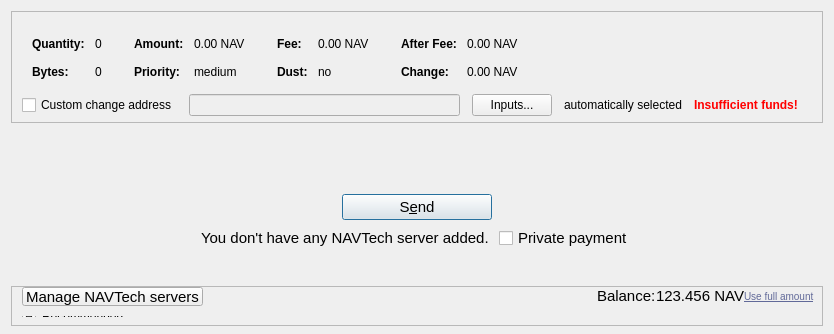
<?xml version="1.0" encoding="UTF-8"?>
<ui version="4.0">
 <class>SendCoinsDialog</class>
 <widget class="QDialog" name="SendCoinsDialog">
  <property name="geometry">
   <rect>
    <x>0</x>
    <y>0</y>
    <width>857</width>
    <height>0</height>
   </rect>
  </property>
  <property name="windowTitle">
   <string>Send Coins</string>
  </property>
  <property name="styleSheet">
   <string notr="true"/>
  </property>
  <layout class="QVBoxLayout" name="verticalLayout" stretch="0,0,0,0">
   <property name="bottomMargin">
    <number>8</number>
   </property>
   <item>
    <widget class="QFrame" name="frameCoinControl">
     <property name="sizePolicy">
      <sizepolicy hsizetype="Expanding" vsizetype="Expanding">
       <horstretch>0</horstretch>
       <verstretch>0</verstretch>
      </sizepolicy>
     </property>
     <property name="maximumSize">
      <size>
       <width>16777215</width>
       <height>16777215</height>
      </size>
     </property>
     <property name="frameShape">
      <enum>QFrame::StyledPanel</enum>
     </property>
     <property name="frameShadow">
      <enum>QFrame::Sunken</enum>
     </property>
     <layout class="QVBoxLayout" name="verticalLayoutCoinControl2">
      <property name="spacing">
       <number>0</number>
      </property>
      <property name="leftMargin">
       <number>0</number>
      </property>
      <property name="topMargin">
       <number>0</number>
      </property>
      <property name="rightMargin">
       <number>0</number>
      </property>
      <property name="bottomMargin">
       <number>6</number>
      </property>
      <item>
       <layout class="QVBoxLayout" name="verticalLayoutCoinControl" stretch="0,0,0">
        <property name="spacing">
         <number>0</number>
        </property>
        <property name="leftMargin">
         <number>10</number>
        </property>
        <property name="topMargin">
         <number>10</number>
        </property>
        <item>
         <layout class="QHBoxLayout" name="horizontalLayoutCoinControl2" stretch="0">
          <property name="spacing">
           <number>8</number>
          </property>
          <property name="bottomMargin">
           <number>10</number>
          </property>
          <item>
           <spacer name="horizontalSpacerCoinControl">
            <property name="orientation">
             <enum>Qt::Horizontal</enum>
            </property>
            <property name="sizeHint" stdset="0">
             <size>
              <width>40</width>
              <height>1</height>
             </size>
            </property>
           </spacer>
          </item>
         </layout>
        </item>
        <item>
         <widget class="QWidget" name="widgetCoinControl" native="true">
          <property name="sizePolicy">
           <sizepolicy hsizetype="Preferred" vsizetype="Preferred">
            <horstretch>0</horstretch>
            <verstretch>0</verstretch>
           </sizepolicy>
          </property>
          <property name="minimumSize">
           <size>
            <width>0</width>
            <height>0</height>
           </size>
          </property>
          <property name="styleSheet">
           <string notr="true"/>
          </property>
          <layout class="QHBoxLayout" name="horizontalLayoutCoinControl5">
           <property name="leftMargin">
            <number>0</number>
           </property>
           <property name="topMargin">
            <number>0</number>
           </property>
           <property name="rightMargin">
            <number>0</number>
           </property>
           <property name="bottomMargin">
            <number>0</number>
           </property>
           <item>
            <layout class="QHBoxLayout" name="horizontalLayoutCoinControl3" stretch="0,0,0,1">
             <property name="spacing">
              <number>20</number>
             </property>
             <property name="topMargin">
              <number>0</number>
             </property>
             <property name="bottomMargin">
              <number>10</number>
             </property>
             <item>
              <layout class="QFormLayout" name="formLayoutCoinControl1">
               <property name="horizontalSpacing">
                <number>10</number>
               </property>
               <property name="verticalSpacing">
                <number>14</number>
               </property>
               <property name="leftMargin">
                <number>10</number>
               </property>
               <property name="topMargin">
                <number>4</number>
               </property>
               <property name="rightMargin">
                <number>6</number>
               </property>
               <item row="0" column="0">
                <widget class="QLabel" name="labelCoinControlQuantityText">
                 <property name="font">
                  <font>
                   <weight>75</weight>
                   <bold>true</bold>
                  </font>
                 </property>
                 <property name="text">
                  <string>Quantity:</string>
                 </property>
                 <property name="margin">
                  <number>0</number>
                 </property>
                </widget>
               </item>
               <item row="0" column="1">
                <widget class="QLabel" name="labelCoinControlQuantity">
                 <property name="cursor">
                  <cursorShape>IBeamCursor</cursorShape>
                 </property>
                 <property name="contextMenuPolicy">
                  <enum>Qt::ActionsContextMenu</enum>
                 </property>
                 <property name="text">
                  <string notr="true">0</string>
                 </property>
                 <property name="margin">
                  <number>0</number>
                 </property>
                 <property name="textInteractionFlags">
                  <set>Qt::LinksAccessibleByMouse|Qt::TextSelectableByKeyboard|Qt::TextSelectableByMouse</set>
                 </property>
                </widget>
               </item>
               <item row="1" column="0">
                <widget class="QLabel" name="labelCoinControlBytesText">
                 <property name="font">
                  <font>
                   <weight>75</weight>
                   <bold>true</bold>
                  </font>
                 </property>
                 <property name="text">
                  <string>Bytes:</string>
                 </property>
                </widget>
               </item>
               <item row="1" column="1">
                <widget class="QLabel" name="labelCoinControlBytes">
                 <property name="cursor">
                  <cursorShape>IBeamCursor</cursorShape>
                 </property>
                 <property name="contextMenuPolicy">
                  <enum>Qt::ActionsContextMenu</enum>
                 </property>
                 <property name="text">
                  <string notr="true">0</string>
                 </property>
                 <property name="textInteractionFlags">
                  <set>Qt::LinksAccessibleByMouse|Qt::TextSelectableByKeyboard|Qt::TextSelectableByMouse</set>
                 </property>
                </widget>
               </item>
              </layout>
             </item>
             <item>
              <layout class="QFormLayout" name="formLayoutCoinControl2">
               <property name="horizontalSpacing">
                <number>10</number>
               </property>
               <property name="verticalSpacing">
                <number>14</number>
               </property>
               <property name="leftMargin">
                <number>6</number>
               </property>
               <property name="topMargin">
                <number>4</number>
               </property>
               <property name="rightMargin">
                <number>6</number>
               </property>
               <item row="0" column="0">
                <widget class="QLabel" name="labelCoinControlAmountText">
                 <property name="font">
                  <font>
                   <weight>75</weight>
                   <bold>true</bold>
                  </font>
                 </property>
                 <property name="text">
                  <string>Amount:</string>
                 </property>
                 <property name="margin">
                  <number>0</number>
                 </property>
                </widget>
               </item>
               <item row="0" column="1">
                <widget class="QLabel" name="labelCoinControlAmount">
                 <property name="cursor">
                  <cursorShape>IBeamCursor</cursorShape>
                 </property>
                 <property name="contextMenuPolicy">
                  <enum>Qt::ActionsContextMenu</enum>
                 </property>
                 <property name="text">
                  <string notr="true">0.00 NAV</string>
                 </property>
                 <property name="textInteractionFlags">
                  <set>Qt::LinksAccessibleByMouse|Qt::TextSelectableByKeyboard|Qt::TextSelectableByMouse</set>
                 </property>
                </widget>
               </item>
               <item row="1" column="0">
                <widget class="QLabel" name="labelCoinControlPriorityText">
                 <property name="font">
                  <font>
                   <weight>75</weight>
                   <bold>true</bold>
                  </font>
                 </property>
                 <property name="text">
                  <string>Priority:</string>
                 </property>
                </widget>
               </item>
               <item row="1" column="1">
                <widget class="QLabel" name="labelCoinControlPriority">
                 <property name="cursor">
                  <cursorShape>IBeamCursor</cursorShape>
                 </property>
                 <property name="contextMenuPolicy">
                  <enum>Qt::ActionsContextMenu</enum>
                 </property>
                 <property name="text">
                  <string notr="true">medium</string>
                 </property>
                 <property name="textInteractionFlags">
                  <set>Qt::LinksAccessibleByMouse|Qt::TextSelectableByKeyboard|Qt::TextSelectableByMouse</set>
                 </property>
                </widget>
               </item>
              </layout>
             </item>
             <item>
              <layout class="QFormLayout" name="formLayoutCoinControl3">
               <property name="horizontalSpacing">
                <number>10</number>
               </property>
               <property name="verticalSpacing">
                <number>14</number>
               </property>
               <property name="leftMargin">
                <number>6</number>
               </property>
               <property name="topMargin">
                <number>4</number>
               </property>
               <property name="rightMargin">
                <number>6</number>
               </property>
               <item row="0" column="0">
                <widget class="QLabel" name="labelCoinControlFeeText">
                 <property name="font">
                  <font>
                   <weight>75</weight>
                   <bold>true</bold>
                  </font>
                 </property>
                 <property name="text">
                  <string>Fee:</string>
                 </property>
                 <property name="margin">
                  <number>0</number>
                 </property>
                </widget>
               </item>
               <item row="0" column="1">
                <widget class="QLabel" name="labelCoinControlFee">
                 <property name="cursor">
                  <cursorShape>IBeamCursor</cursorShape>
                 </property>
                 <property name="contextMenuPolicy">
                  <enum>Qt::ActionsContextMenu</enum>
                 </property>
                 <property name="text">
                  <string notr="true">0.00 NAV</string>
                 </property>
                 <property name="textInteractionFlags">
                  <set>Qt::LinksAccessibleByMouse|Qt::TextSelectableByKeyboard|Qt::TextSelectableByMouse</set>
                 </property>
                </widget>
               </item>
               <item row="1" column="0">
                <widget class="QLabel" name="labelCoinControlLowOutputText">
                 <property name="font">
                  <font>
                   <weight>75</weight>
                   <bold>true</bold>
                  </font>
                 </property>
                 <property name="text">
                  <string>Dust:</string>
                 </property>
                </widget>
               </item>
               <item row="1" column="1">
                <widget class="QLabel" name="labelCoinControlLowOutput">
                 <property name="cursor">
                  <cursorShape>IBeamCursor</cursorShape>
                 </property>
                 <property name="contextMenuPolicy">
                  <enum>Qt::ActionsContextMenu</enum>
                 </property>
                 <property name="text">
                  <string notr="true">no</string>
                 </property>
                 <property name="textInteractionFlags">
                  <set>Qt::LinksAccessibleByMouse|Qt::TextSelectableByKeyboard|Qt::TextSelectableByMouse</set>
                 </property>
                </widget>
               </item>
              </layout>
             </item>
             <item>
              <layout class="QFormLayout" name="formLayoutCoinControl4">
               <property name="horizontalSpacing">
                <number>10</number>
               </property>
               <property name="verticalSpacing">
                <number>14</number>
               </property>
               <property name="leftMargin">
                <number>6</number>
               </property>
               <property name="topMargin">
                <number>4</number>
               </property>
               <property name="rightMargin">
                <number>6</number>
               </property>
               <item row="0" column="0">
                <widget class="QLabel" name="labelCoinControlAfterFeeText">
                 <property name="font">
                  <font>
                   <weight>75</weight>
                   <bold>true</bold>
                  </font>
                 </property>
                 <property name="text">
                  <string>After Fee:</string>
                 </property>
                 <property name="margin">
                  <number>0</number>
                 </property>
                </widget>
               </item>
               <item row="0" column="1">
                <widget class="QLabel" name="labelCoinControlAfterFee">
                 <property name="cursor">
                  <cursorShape>IBeamCursor</cursorShape>
                 </property>
                 <property name="contextMenuPolicy">
                  <enum>Qt::ActionsContextMenu</enum>
                 </property>
                 <property name="text">
                  <string notr="true">0.00 NAV</string>
                 </property>
                 <property name="textInteractionFlags">
                  <set>Qt::LinksAccessibleByMouse|Qt::TextSelectableByKeyboard|Qt::TextSelectableByMouse</set>
                 </property>
                </widget>
               </item>
               <item row="1" column="0">
                <widget class="QLabel" name="labelCoinControlChangeText">
                 <property name="font">
                  <font>
                   <weight>75</weight>
                   <bold>true</bold>
                  </font>
                 </property>
                 <property name="text">
                  <string>Change:</string>
                 </property>
                </widget>
               </item>
               <item row="1" column="1">
                <widget class="QLabel" name="labelCoinControlChange">
                 <property name="cursor">
                  <cursorShape>IBeamCursor</cursorShape>
                 </property>
                 <property name="contextMenuPolicy">
                  <enum>Qt::ActionsContextMenu</enum>
                 </property>
                 <property name="text">
                  <string notr="true">0.00 NAV</string>
                 </property>
                 <property name="textInteractionFlags">
                  <set>Qt::LinksAccessibleByMouse|Qt::TextSelectableByKeyboard|Qt::TextSelectableByMouse</set>
                 </property>
                </widget>
               </item>
              </layout>
             </item>
            </layout>
           </item>
          </layout>
         </widget>
        </item>
        <item>
         <layout class="QHBoxLayout" name="horizontalLayoutCoinControl4" stretch="0,0,0,0,0,0">
          <property name="spacing">
           <number>12</number>
          </property>
          <property name="sizeConstraint">
           <enum>QLayout::SetDefaultConstraint</enum>
          </property>
          <property name="topMargin">
           <number>5</number>
          </property>
          <property name="rightMargin">
           <number>5</number>
          </property>
          <item>
           <widget class="QCheckBox" name="checkBoxCoinControlChange">
            <property name="toolTip">
             <string>If this is activated, but the change address is empty or invalid, change will be sent to a newly generated address.</string>
            </property>
            <property name="text">
             <string>Custom change address</string>
            </property>
           </widget>
          </item>
          <item>
           <widget class="QValidatedLineEdit" name="lineEditCoinControlChange">
            <property name="enabled">
             <bool>false</bool>
            </property>
            <property name="sizePolicy">
             <sizepolicy hsizetype="Expanding" vsizetype="Fixed">
              <horstretch>0</horstretch>
              <verstretch>0</verstretch>
             </sizepolicy>
            </property>
           </widget>
          </item>
          <item>
           <widget class="QPushButton" name="pushButtonCoinControl">
            <property name="styleSheet">
             <string notr="true"/>
            </property>
            <property name="text">
             <string>Inputs...</string>
            </property>
            <property name="autoDefault">
             <bool>false</bool>
            </property>
           </widget>
          </item>
          <item>
           <widget class="QLabel" name="labelCoinControlAutomaticallySelected">
            <property name="text">
             <string>automatically selected</string>
            </property>
            <property name="margin">
             <number>5</number>
            </property>
           </widget>
          </item>
          <item>
           <widget class="QLabel" name="labelCoinControlInsuffFunds">
            <property name="font">
             <font>
              <weight>75</weight>
              <bold>true</bold>
             </font>
            </property>
            <property name="styleSheet">
             <string notr="true">color:red;font-weight:bold;</string>
            </property>
            <property name="text">
             <string>Insufficient funds!</string>
            </property>
            <property name="margin">
             <number>5</number>
            </property>
           </widget>
          </item>
          <item>
           <widget class="QLabel" name="labelCoinControlChangeLabel">
            <property name="sizePolicy">
             <sizepolicy hsizetype="Preferred" vsizetype="Expanding">
              <horstretch>0</horstretch>
              <verstretch>0</verstretch>
             </sizepolicy>
            </property>
            <property name="minimumSize">
             <size>
              <width>0</width>
              <height>0</height>
             </size>
            </property>
            <property name="text">
             <string/>
            </property>
            <property name="margin">
             <number>3</number>
            </property>
           </widget>
          </item>
         </layout>
        </item>
       </layout>
      </item>
     </layout>
    </widget>
   </item>
   <item>
    <spacer name="verticalSpacer">
     <property name="orientation">
      <enum>Qt::Vertical</enum>
     </property>
     <property name="sizeType">
      <enum>QSizePolicy::Minimum</enum>
     </property>
     <property name="sizeHint" stdset="0">
      <size>
       <width>20</width>
       <height>25</height>
      </size>
     </property>
    </spacer>
   </item>
   <item>
    <layout class="QVBoxLayout" name="verticalLayout_6">
     <item>
      <layout class="QHBoxLayout" name="horizontalLayout_10">
       <item>
        <spacer name="horizontalSpacer_12">
         <property name="orientation">
          <enum>Qt::Horizontal</enum>
         </property>
         <property name="sizeType">
          <enum>QSizePolicy::Maximum</enum>
         </property>
         <property name="sizeHint" stdset="0">
          <size>
           <width>60</width>
           <height>20</height>
          </size>
         </property>
        </spacer>
       </item>
       <item>
        <layout class="QVBoxLayout" name="entries">
         <property name="spacing">
          <number>6</number>
         </property>
        </layout>
       </item>
       <item>
        <spacer name="horizontalSpacer_13">
         <property name="orientation">
          <enum>Qt::Horizontal</enum>
         </property>
         <property name="sizeType">
          <enum>QSizePolicy::Maximum</enum>
         </property>
         <property name="sizeHint" stdset="0">
          <size>
           <width>60</width>
           <height>20</height>
          </size>
         </property>
        </spacer>
       </item>
      </layout>
     </item>
     <item>
      <layout class="QHBoxLayout" name="horizontalLayout_2">
       <property name="spacing">
        <number>3</number>
       </property>
       <item>
        <spacer name="horizontalSpacer">
         <property name="orientation">
          <enum>Qt::Horizontal</enum>
         </property>
         <property name="sizeHint" stdset="0">
          <size>
           <width>40</width>
           <height>20</height>
          </size>
         </property>
        </spacer>
       </item>
       <item>
        <spacer name="horizontalSpacer_11">
         <property name="orientation">
          <enum>Qt::Horizontal</enum>
         </property>
         <property name="sizeHint" stdset="0">
          <size>
           <width>40</width>
           <height>20</height>
          </size>
         </property>
        </spacer>
       </item>
      </layout>
     </item>
     <item>
      <layout class="QHBoxLayout" name="horizontalLayout_4">
       <item>
        <spacer name="horizontalSpacer_7">
         <property name="orientation">
          <enum>Qt::Horizontal</enum>
         </property>
         <property name="sizeHint" stdset="0">
          <size>
           <width>40</width>
           <height>20</height>
          </size>
         </property>
        </spacer>
       </item>
       <item>
        <widget class="QPushButton" name="sendButton">
         <property name="minimumSize">
          <size>
           <width>150</width>
           <height>0</height>
          </size>
         </property>
         <property name="font">
          <font>
           <pointsize>11</pointsize>
          </font>
         </property>
         <property name="toolTip">
          <string>Confirm the send action</string>
         </property>
         <property name="styleSheet">
          <string notr="true"/>
         </property>
         <property name="text">
          <string>S&amp;end</string>
         </property>
         <property name="icon">
          <iconset>
           <normaloff>:/icons/send</normaloff>:/icons/send</iconset>
         </property>
         <property name="autoDefault">
          <bool>false</bool>
         </property>
         <property name="default">
          <bool>true</bool>
         </property>
        </widget>
       </item>
       <item>
        <spacer name="horizontalSpacer_10">
         <property name="orientation">
          <enum>Qt::Horizontal</enum>
         </property>
         <property name="sizeHint" stdset="0">
          <size>
           <width>40</width>
           <height>20</height>
          </size>
         </property>
        </spacer>
       </item>
      </layout>
     </item>
     <item>
      <layout class="QHBoxLayout" name="horizontalLayout_8">
       <item>
        <spacer name="horizontalSpacer_8">
         <property name="orientation">
          <enum>Qt::Horizontal</enum>
         </property>
         <property name="sizeHint" stdset="0">
          <size>
           <width>40</width>
           <height>20</height>
          </size>
         </property>
        </spacer>
       </item>
       <item>
        <widget class="QLabel" name="noNavtechLabel">
         <property name="font">
          <font>
           <pointsize>11</pointsize>
          </font>
         </property>
         <property name="styleSheet">
          <string notr="true"/>
         </property>
         <property name="text">
          <string>You don't have any NAVTech server added. </string>
         </property>
        </widget>
       </item>
       <item>
        <widget class="QCheckBox" name="anonsendCheckbox">
         <property name="font">
          <font>
           <pointsize>11</pointsize>
          </font>
         </property>
         <property name="text">
          <string>Private payment</string>
         </property>
         <property name="checked">
          <bool>false</bool>
         </property>
        </widget>
       </item>
       <item>
        <spacer name="horizontalSpacer_9">
         <property name="orientation">
          <enum>Qt::Horizontal</enum>
         </property>
         <property name="sizeHint" stdset="0">
          <size>
           <width>40</width>
           <height>20</height>
          </size>
         </property>
        </spacer>
       </item>
      </layout>
     </item>
     <item>
      <layout class="QHBoxLayout" name="horizontalLayout_3">
       <item>
        <spacer name="horizontalSpacer_15">
         <property name="orientation">
          <enum>Qt::Horizontal</enum>
         </property>
         <property name="sizeHint" stdset="0">
          <size>
           <width>40</width>
           <height>20</height>
          </size>
         </property>
        </spacer>
       </item>
       <item>
        <spacer name="horizontalSpacer_14">
         <property name="orientation">
          <enum>Qt::Horizontal</enum>
         </property>
         <property name="sizeHint" stdset="0">
          <size>
           <width>40</width>
           <height>20</height>
          </size>
         </property>
        </spacer>
       </item>
      </layout>
     </item>
     <item>
      <spacer name="verticalSpacer_8">
       <property name="orientation">
        <enum>Qt::Vertical</enum>
       </property>
       <property name="sizeType">
        <enum>QSizePolicy::MinimumExpanding</enum>
       </property>
       <property name="sizeHint" stdset="0">
        <size>
         <width>20</width>
         <height>10</height>
        </size>
       </property>
      </spacer>
     </item>
     <item>
      <layout class="QHBoxLayout" name="horizontalLayout"/>
     </item>
    </layout>
   </item>
   <item>
    <widget class="QFrame" name="frameFee">
     <property name="sizePolicy">
      <sizepolicy hsizetype="Expanding" vsizetype="Maximum">
       <horstretch>0</horstretch>
       <verstretch>0</verstretch>
      </sizepolicy>
     </property>
     <property name="maximumSize">
      <size>
       <width>16777215</width>
       <height>40</height>
      </size>
     </property>
     <property name="frameShape">
      <enum>QFrame::StyledPanel</enum>
     </property>
     <property name="frameShadow">
      <enum>QFrame::Sunken</enum>
     </property>
     <layout class="QVBoxLayout" name="verticalLayoutFee1">
      <property name="spacing">
       <number>0</number>
      </property>
      <property name="leftMargin">
       <number>0</number>
      </property>
      <property name="topMargin">
       <number>0</number>
      </property>
      <property name="rightMargin">
       <number>0</number>
      </property>
      <property name="bottomMargin">
       <number>0</number>
      </property>
      <item>
       <layout class="QVBoxLayout" name="verticalLayoutFee2" stretch="0,0,0">
        <property name="spacing">
         <number>0</number>
        </property>
        <property name="leftMargin">
         <number>10</number>
        </property>
        <property name="topMargin">
         <number>0</number>
        </property>
        <item>
         <layout class="QHBoxLayout" name="horizontalLayoutFee1">
          <property name="rightMargin">
           <number>7</number>
          </property>
          <property name="bottomMargin">
           <number>0</number>
          </property>
          <item>
           <widget class="QPushButton" name="noNavtechButton">
            <property name="font">
             <font>
              <pointsize>11</pointsize>
             </font>
            </property>
            <property name="text">
             <string>Manage NAVTech servers</string>
            </property>
           </widget>
          </item>
          <item>
           <spacer name="horizontalSpacer_4">
            <property name="orientation">
             <enum>Qt::Horizontal</enum>
            </property>
            <property name="sizeHint" stdset="0">
             <size>
              <width>40</width>
              <height>20</height>
             </size>
            </property>
           </spacer>
          </item>
          <item>
           <widget class="QLabel" name="label">
            <property name="sizePolicy">
             <sizepolicy hsizetype="Preferred" vsizetype="Fixed">
              <horstretch>0</horstretch>
              <verstretch>0</verstretch>
             </sizepolicy>
            </property>
            <property name="font">
             <font>
              <pointsize>11</pointsize>
             </font>
            </property>
            <property name="text">
             <string>Balance:</string>
            </property>
           </widget>
          </item>
          <item>
           <widget class="QLabel" name="labelBalance">
            <property name="sizePolicy">
             <sizepolicy hsizetype="Preferred" vsizetype="Fixed">
              <horstretch>0</horstretch>
              <verstretch>0</verstretch>
             </sizepolicy>
            </property>
            <property name="font">
             <font>
              <pointsize>11</pointsize>
             </font>
            </property>
            <property name="cursor">
             <cursorShape>IBeamCursor</cursorShape>
            </property>
            <property name="text">
             <string notr="true">123.456 NAV</string>
            </property>
            <property name="textInteractionFlags">
             <set>Qt::LinksAccessibleByMouse|Qt::TextSelectableByKeyboard|Qt::TextSelectableByMouse</set>
            </property>
           </widget>
          </item>
          <item>
           <widget class="QPushButton" name="fullAmountBtn">
            <property name="cursor">
             <cursorShape>PointingHandCursor</cursorShape>
            </property>
            <property name="styleSheet">
             <string notr="true">border:0;background-color:none;text-align:left;margin: 0px; text-transform: none; color: #616998; font-size: 10px; font-weight: none; text-decoration:underline; </string>
            </property>
            <property name="text">
             <string>Use full amount</string>
            </property>
           </widget>
          </item>
          <item>
           <layout class="QVBoxLayout" name="verticalLayoutFee7">
            <property name="spacing">
             <number>0</number>
            </property>
            <item>
             <spacer name="verticalSpacerSmartFee">
              <property name="orientation">
               <enum>Qt::Vertical</enum>
              </property>
              <property name="sizeType">
               <enum>QSizePolicy::Fixed</enum>
              </property>
              <property name="sizeHint" stdset="0">
               <size>
                <width>1</width>
                <height>4</height>
               </size>
              </property>
             </spacer>
            </item>
            <item>
             <spacer name="verticalSpacer_5">
              <property name="orientation">
               <enum>Qt::Vertical</enum>
              </property>
              <property name="sizeHint" stdset="0">
               <size>
                <width>1</width>
                <height>1</height>
               </size>
              </property>
             </spacer>
            </item>
           </layout>
          </item>
         </layout>
        </item>
        <item>
         <widget class="QFrame" name="frameFeeSelection">
          <layout class="QVBoxLayout" name="verticalLayoutFee12">
           <property name="spacing">
            <number>0</number>
           </property>
           <property name="leftMargin">
            <number>0</number>
           </property>
           <property name="topMargin">
            <number>0</number>
           </property>
           <property name="rightMargin">
            <number>0</number>
           </property>
           <property name="bottomMargin">
            <number>0</number>
           </property>
           <item>
            <layout class="QGridLayout" name="gridLayoutFee">
             <property name="topMargin">
              <number>10</number>
             </property>
             <property name="bottomMargin">
              <number>4</number>
             </property>
             <property name="horizontalSpacing">
              <number>10</number>
             </property>
             <property name="verticalSpacing">
              <number>4</number>
             </property>
             <item row="0" column="0">
              <layout class="QVBoxLayout" name="verticalLayoutFee4" stretch="0,1">
               <item>
                <widget class="QRadioButton" name="radioSmartFee">
                 <property name="text">
                  <string>Recommended:</string>
                 </property>
                 <property name="checked">
                  <bool>true</bool>
                 </property>
                 <attribute name="buttonGroup">
                  <string notr="true">groupFee</string>
                 </attribute>
                </widget>
               </item>
               <item>
                <spacer name="verticalSpacer_2">
                 <property name="orientation">
                  <enum>Qt::Vertical</enum>
                 </property>
                 <property name="sizeHint" stdset="0">
                  <size>
                   <width>1</width>
                   <height>1</height>
                  </size>
                 </property>
                </spacer>
               </item>
              </layout>
             </item>
             <item row="1" column="1">
              <layout class="QVBoxLayout" name="verticalLayoutFee8">
               <property name="spacing">
                <number>6</number>
               </property>
               <item>
                <layout class="QHBoxLayout" name="horizontalLayoutFee13">
                 <item>
                  <widget class="QRadioButton" name="radioCustomPerKilobyte">
                   <property name="toolTip">
                    <string>If the custom fee is set to 1000 satoshis and the transaction is only 250 bytes, then &quot;per kilobyte&quot; only pays 250 satoshis in fee, while &quot;total at least&quot; pays 1000 satoshis. For transactions bigger than a kilobyte both pay by kilobyte.</string>
                   </property>
                   <property name="text">
                    <string>per kilobyte</string>
                   </property>
                   <property name="checked">
                    <bool>true</bool>
                   </property>
                   <attribute name="buttonGroup">
                    <string notr="true">groupCustomFee</string>
                   </attribute>
                  </widget>
                 </item>
                 <item>
                  <widget class="QRadioButton" name="radioCustomAtLeast">
                   <property name="toolTip">
                    <string>If the custom fee is set to 1000 satoshis and the transaction is only 250 bytes, then &quot;per kilobyte&quot; only pays 250 satoshis in fee, while &quot;total at least&quot; pays 1000 satoshis. For transactions bigger than a kilobyte both pay by kilobyte.</string>
                   </property>
                   <property name="text">
                    <string>total at least</string>
                   </property>
                   <attribute name="buttonGroup">
                    <string notr="true">groupCustomFee</string>
                   </attribute>
                  </widget>
                 </item>
                 <item>
                  <widget class="NavCoinAmountField" name="customFee"/>
                 </item>
                 <item>
                  <spacer name="horizontalSpacer_6">
                   <property name="orientation">
                    <enum>Qt::Horizontal</enum>
                   </property>
                   <property name="sizeHint" stdset="0">
                    <size>
                     <width>1</width>
                     <height>1</height>
                    </size>
                   </property>
                  </spacer>
                 </item>
                </layout>
               </item>
               <item>
                <layout class="QHBoxLayout" name="horizontalLayoutFee8">
                 <item>
                  <widget class="QCheckBox" name="checkBoxMinimumFee">
                   <property name="toolTip">
                    <string>Paying only the minimum fee is just fine as long as there is less transaction volume than space in the blocks. But be aware that this can end up in a never confirming transaction once there is more demand for navcoin transactions than the network can process.</string>
                   </property>
                   <property name="text">
                    <string/>
                   </property>
                  </widget>
                 </item>
                 <item>
                  <widget class="QLabel" name="labelMinFeeWarning">
                   <property name="enabled">
                    <bool>true</bool>
                   </property>
                   <property name="toolTip">
                    <string>Paying only the minimum fee is just fine as long as there is less transaction volume than space in the blocks. But be aware that this can end up in a never confirming transaction once there is more demand for navcoin transactions than the network can process.</string>
                   </property>
                   <property name="text">
                    <string>(read the tooltip)</string>
                   </property>
                   <property name="margin">
                    <number>5</number>
                   </property>
                  </widget>
                 </item>
                 <item>
                  <spacer name="horizontalSpacer_2">
                   <property name="orientation">
                    <enum>Qt::Horizontal</enum>
                   </property>
                   <property name="sizeHint" stdset="0">
                    <size>
                     <width>1</width>
                     <height>1</height>
                    </size>
                   </property>
                  </spacer>
                 </item>
                </layout>
               </item>
              </layout>
             </item>
             <item row="0" column="1">
              <layout class="QVBoxLayout" name="verticalLayoutFee3" stretch="0,0,1">
               <property name="spacing">
                <number>6</number>
               </property>
               <property name="topMargin">
                <number>2</number>
               </property>
               <item>
                <layout class="QHBoxLayout" name="horizontalLayoutFee12">
                 <item>
                  <widget class="QLabel" name="labelSmartFee">
                   <property name="text">
                    <string/>
                   </property>
                   <property name="margin">
                    <number>2</number>
                   </property>
                  </widget>
                 </item>
                 <item>
                  <widget class="QLabel" name="labelFeeEstimation">
                   <property name="text">
                    <string/>
                   </property>
                  </widget>
                 </item>
                 <item>
                  <widget class="QLabel" name="labelSmartFee2">
                   <property name="text">
                    <string>(Smart fee not initialized yet. This usually takes a few blocks...)</string>
                   </property>
                   <property name="margin">
                    <number>2</number>
                   </property>
                  </widget>
                 </item>
                 <item>
                  <spacer name="horizontalSpacer_5">
                   <property name="orientation">
                    <enum>Qt::Horizontal</enum>
                   </property>
                   <property name="sizeHint" stdset="0">
                    <size>
                     <width>1</width>
                     <height>1</height>
                    </size>
                   </property>
                  </spacer>
                 </item>
                </layout>
               </item>
               <item>
                <layout class="QHBoxLayout" name="horizontalLayoutFee9">
                 <item>
                  <layout class="QVBoxLayout" name="verticalLayoutFee6">
                   <item>
                    <widget class="QLabel" name="labelSmartFee3">
                     <property name="text">
                      <string>Confirmation time:</string>
                     </property>
                     <property name="margin">
                      <number>2</number>
                     </property>
                    </widget>
                   </item>
                   <item>
                    <spacer name="verticalSpacer_3">
                     <property name="orientation">
                      <enum>Qt::Vertical</enum>
                     </property>
                     <property name="sizeHint" stdset="0">
                      <size>
                       <width>1</width>
                       <height>1</height>
                      </size>
                     </property>
                    </spacer>
                   </item>
                  </layout>
                 </item>
                 <item>
                  <layout class="QVBoxLayout" name="verticalLayoutFee5">
                   <property name="rightMargin">
                    <number>30</number>
                   </property>
                   <item>
                    <widget class="QSlider" name="sliderSmartFee">
                     <property name="minimum">
                      <number>0</number>
                     </property>
                     <property name="maximum">
                      <number>24</number>
                     </property>
                     <property name="pageStep">
                      <number>1</number>
                     </property>
                     <property name="value">
                      <number>0</number>
                     </property>
                     <property name="orientation">
                      <enum>Qt::Horizontal</enum>
                     </property>
                     <property name="invertedAppearance">
                      <bool>false</bool>
                     </property>
                     <property name="invertedControls">
                      <bool>false</bool>
                     </property>
                     <property name="tickPosition">
                      <enum>QSlider::NoTicks</enum>
                     </property>
                    </widget>
                   </item>
                   <item>
                    <layout class="QHBoxLayout" name="horizontalLayoutFee10">
                     <item>
                      <widget class="QLabel" name="labelSmartFeeNormal">
                       <property name="text">
                        <string>normal</string>
                       </property>
                      </widget>
                     </item>
                     <item>
                      <spacer name="horizontalSpacer_3">
                       <property name="orientation">
                        <enum>Qt::Horizontal</enum>
                       </property>
                       <property name="sizeHint" stdset="0">
                        <size>
                         <width>40</width>
                         <height>20</height>
                        </size>
                       </property>
                      </spacer>
                     </item>
                     <item>
                      <widget class="QLabel" name="labelSmartFeeFast">
                       <property name="text">
                        <string>fast</string>
                       </property>
                      </widget>
                     </item>
                    </layout>
                   </item>
                  </layout>
                 </item>
                </layout>
               </item>
               <item>
                <spacer name="verticalSpacer_4">
                 <property name="orientation">
                  <enum>Qt::Vertical</enum>
                 </property>
                 <property name="sizeHint" stdset="0">
                  <size>
                   <width>1</width>
                   <height>1</height>
                  </size>
                 </property>
                </spacer>
               </item>
              </layout>
             </item>
             <item row="1" column="0">
              <layout class="QVBoxLayout" name="verticalLayoutFee9" stretch="0,1">
               <item>
                <widget class="QRadioButton" name="radioCustomFee">
                 <property name="text">
                  <string>Custom:</string>
                 </property>
                 <attribute name="buttonGroup">
                  <string notr="true">groupFee</string>
                 </attribute>
                </widget>
               </item>
               <item>
                <spacer name="verticalSpacer_6">
                 <property name="orientation">
                  <enum>Qt::Vertical</enum>
                 </property>
                 <property name="sizeHint" stdset="0">
                  <size>
                   <width>1</width>
                   <height>1</height>
                  </size>
                 </property>
                </spacer>
               </item>
              </layout>
             </item>
            </layout>
           </item>
          </layout>
         </widget>
        </item>
        <item>
         <spacer name="verticalSpacerFee">
          <property name="orientation">
           <enum>Qt::Vertical</enum>
          </property>
          <property name="sizeHint" stdset="0">
           <size>
            <width>800</width>
            <height>1</height>
           </size>
          </property>
         </spacer>
        </item>
       </layout>
      </item>
     </layout>
    </widget>
   </item>
  </layout>
 </widget>
 <customwidgets>
  <customwidget>
   <class>QValidatedLineEdit</class>
   <extends>QLineEdit</extends>
   <header>qvalidatedlineedit.h</header>
  </customwidget>
  <customwidget>
   <class>NavCoinAmountField</class>
   <extends>QLineEdit</extends>
   <header>navcoinamountfield.h</header>
   <container>1</container>
  </customwidget>
 </customwidgets>
 <resources>
  <include location="../navcoin.qrc"/>
 </resources>
 <connections/>
 <buttongroups>
  <buttongroup name="groupCustomFee"/>
  <buttongroup name="groupFee"/>
 </buttongroups>
</ui>
